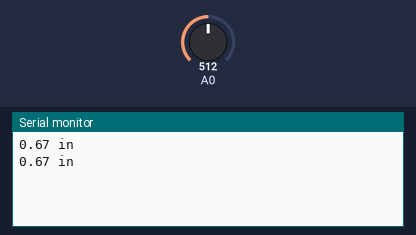
The sketch below on a simulated Arduino Uno, built with avr-gcc and run on an emulated ATmega328P. On the bench: the last lines printed to the serial monitor. The test bench sets the inputs (shaded band); at power-on: A0 = 512.

Above: at 3.8 s.
3.9 s: A0 set to 716
At 7.0 s:
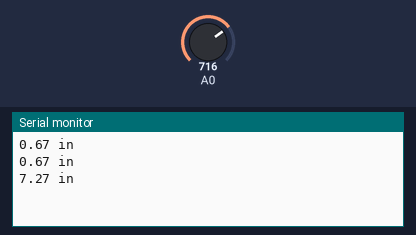
7.8 s: A0 set to 900
At 10.5 s:
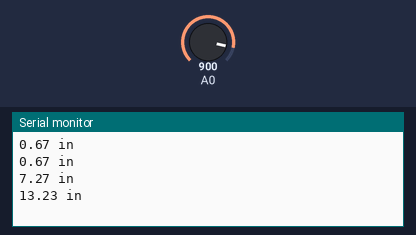
Timing chart, 0 to 12.0 s (numbered marks = the images above; inputs shaded):
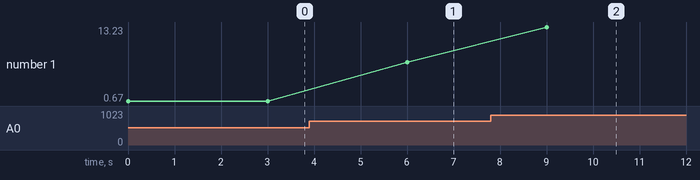

Measured:
- after the input at 3.9 s, the serial monitor: prints a new line after 2.1 s (image 1)
- after the input at 7.8 s, the serial monitor: prints a new line after 1.2 s (image 2)
- plotted number 1: 0.67 → 7.27 after the input at 3.9 s, 7.27 → 13.23 after the input at 7.8 s

The sketch:

WaterCalibrated.ino
```cpp
void setup() {
  // put your setup code here, to run once:
  Serial.begin(9600);
}

void loop() {
  // put your main code here, to run repeatedly:
  float resistance = analogRead(0);

  float height = (resistance-491.18)/30.905;

  Serial.print(height);
  Serial.print(" in");
  Serial.print('\n');

  delay(3000);
}
```
